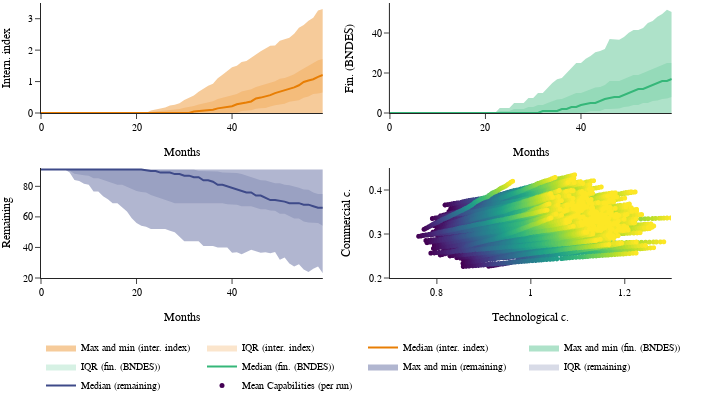

Notebook code for this chart:
### Markdown cell above
### for paper

### Code cell
fig = make_subplots(rows=2, cols=2,specs=[[{"secondary_y": False}, {"secondary_y": False}],
                           [{"secondary_y": False}, {"secondary_y": True}]],
                                       horizontal_spacing=0.1,
                    vertical_spacing=0.2)



dataFrame1 = endDFsums.loc[endDFsums['rs_t'] == 0]
dataFrame1b = endDF.loc[endDF['rs_t'] == 0]
y_variable_to_show1 = 'ii_t_add'
x_variable_to_show1 = list(dataFrame1.groupby(['time_t'], as_index=False).max()['time_t'])
x_variable_to_show1_rev = list(dataFrame1.groupby(['time_t'], as_index=False).max()['time_t'][ : : -1])


y11_upper=      dataFrame1.groupby(['time_t'],as_index=False)[y_variable_to_show1].quantile(.75)[y_variable_to_show1]
y11_median=list(dataFrame1.groupby(['time_t'],as_index=False)[y_variable_to_show1].quantile(.5) [y_variable_to_show1])
y11_bottom=     dataFrame1.groupby(['time_t'],as_index=False)[y_variable_to_show1].quantile(.25)[y_variable_to_show1]
y11_bottom=y11_bottom[: : -1]

y11_max=   list(y11_upper +1.5*(y11_upper-y11_bottom)) #this removes outliers
y11_min=   list(y11_bottom-1.5*(y11_upper-y11_bottom))
c=[]
for i in range(60):
    c.append(min(y11_max[i], list(dataFrame1.groupby(['time_t'],as_index=False)[y_variable_to_show1].max()[y_variable_to_show1])[i]))
d=[]
for i in range(60):
    d.append(max(y11_min[i], list(dataFrame1.groupby(['time_t'],as_index=False)[y_variable_to_show1].min()[y_variable_to_show1])[i]))
y11_max=c
y11_min=d
y11_min=y11_min[ : : -1]

"""
"""

dataFrame2 = endDFsums.loc[endDFsums['rs_t'] == 0]
dataFrame2b = endDF.loc[endDF['rs_t'] == 0]
y_variable_to_show2 = 'proj_fin_BNDES_t'
x_variable_to_show2 = list(dataFrame2.groupby(['time_t'], as_index=False).max()['time_t'])
x_variable_to_show2_rev = list(dataFrame2.groupby(['time_t'], as_index=False).max()['time_t'][ : : -1])

y12_upper=      dataFrame2.groupby(['time_t'],as_index=False)[y_variable_to_show2].quantile(.75)[y_variable_to_show2]
y12_median=list(dataFrame2.groupby(['time_t'],as_index=False)[y_variable_to_show2].quantile(.5) [y_variable_to_show2])
y12_bottom=     dataFrame2.groupby(['time_t'],as_index=False)[y_variable_to_show2].quantile(.25)[y_variable_to_show2]
y12_bottom=y12_bottom[: : -1]

y12_max=   list(y12_upper +1.5*(y12_upper-y12_bottom)) #this removes outliers
y12_min=   list(y12_bottom-1.5*(y12_upper-y12_bottom))
c=[]
for i in range(60):
    c.append(min(y12_max[i], list(dataFrame2.groupby(['time_t'],as_index=False)[y_variable_to_show2].max()[y_variable_to_show2])[i]))
d=[]
for i in range(60):
    d.append(max(y12_min[i], list(dataFrame2.groupby(['time_t'],as_index=False)[y_variable_to_show2].min()[y_variable_to_show2])[i]))
y12_max=c
y12_min=d
y12_min=y12_min[ : : -1]

"""
"""

dataFrame3 = endDFsums.loc[endDFsums['rs_t'] == 0]
dataFrame3b = endDF.loc[endDF['rs_t'] == 0]
y_variable_to_show3 = 'proj_remain_t'

x_variable_to_show3 =     list(dataFrame3.groupby(['time_t'], as_index=False).max()['time_t'])
x_variable_to_show3_rev = list(dataFrame3.groupby(['time_t'], as_index=False).max()['time_t'][ : : -1])

y21_upper=      dataFrame3.groupby(['time_t'],as_index=False)[y_variable_to_show3].quantile(.75)[y_variable_to_show3]
y21_median=list(dataFrame3.groupby(['time_t'],as_index=False)[y_variable_to_show3].quantile(.5) [y_variable_to_show3])
y21_bottom=     dataFrame3.groupby(['time_t'],as_index=False)[y_variable_to_show3].quantile(.25)[y_variable_to_show3]
y21_bottom=y21_bottom[: : -1]

y21_max=   list(y21_upper +1.5*(y21_upper-y21_bottom)) #this removes outliers
y21_min=   list(y21_bottom-1.5*(y21_upper-y21_bottom))
c=[]
for i in range(60):
    c.append(min(y21_max[i], list(dataFrame3.groupby(['time_t'],as_index=False)[y_variable_to_show3].max()[y_variable_to_show3])[i]))
d=[]
for i in range(60):
    d.append(max(y21_min[i], list(dataFrame3.groupby(['time_t'],as_index=False)[y_variable_to_show3].min()[y_variable_to_show3])[i]))
y21_max=c
y21_min=d
y21_min=y21_min[ : : -1]

"""
"""

dataFrame4 = endDF.loc[endDF['rs_t'] == 0].groupby(['time_t', 'SIM_t'], as_index=False).mean()
x_variable_to_show4 = 'tc_t'
y_variable_to_show4 = 'cc_t'

'''
'''

fig.add_trace(go.Scatter(name="Max and min (inter. index)", x=x_variable_to_show1 + x_variable_to_show1_rev,
                         y=list(y11_max)+list(y11_min), fill='toself', fillcolor='rgba(232,126,4,0.4)',      line_color='rgba(255,255,255,0)'),
             secondary_y=False, row=1, col=1)
fig.add_trace(go.Scatter(name="IQR (inter. index)", x=x_variable_to_show1 + x_variable_to_show1_rev,
                         y=list(y11_upper)+list(y11_bottom), fill='toself', fillcolor='rgba(232,126,4,0.2)', line_color='rgba(255,255,255,0)'),
             secondary_y=False, row=1, col=1)
fig.add_trace(go.Scatter(name="Median (inter. index)", x=x_variable_to_show1, y=y11_median,
                    marker=dict(color="rgba(232,126,4,1)")), secondary_y=False, row=1, col=1)

"""
above: row 1 col 1
below: row 1 col 2
"""

fig.add_trace(go.Scatter(name="Max and min (fin. (BNDES))", x=x_variable_to_show2 + x_variable_to_show2_rev,
                         y=list(y12_max)+list(y12_min), fill='toself', fillcolor='rgba(53,183,121,0.4)',      line_color='rgba(255,255,255,0)'),
             secondary_y=False, row=1, col=2)
fig.add_trace(go.Scatter(name="IQR (fin. (BNDES))", x=x_variable_to_show2 + x_variable_to_show2_rev,
                         y=list(y12_upper)+list(y12_bottom), fill='toself', fillcolor='rgba(53,183,121,0.2)', line_color='rgba(255,255,255,0)'),
             secondary_y=False, row=1, col=2)
fig.add_trace(go.Scatter(name="Median (fin. (BNDES))", x=x_variable_to_show2, y=y12_median,
                    marker=dict(color='rgba(53,183,121,1)')), secondary_y=False, row=1, col=2)

'''
below: row 2 col 1
'''

fig.add_trace(go.Scatter(name="Max and min (remaining)", x=x_variable_to_show3 + x_variable_to_show3_rev,
                         y=list(y21_max)+list(y21_min), fill='toself', fillcolor='rgba(62,74,137,0.4)',      line_color='rgba(255,255,255,0)'),
             secondary_y=False, row=2, col=1)
fig.add_trace(go.Scatter(name="IQR (remaining)", x=x_variable_to_show3 + x_variable_to_show3_rev,
                         y=list(y21_upper)+list(y21_bottom), fill='toself', fillcolor='rgba(62,74,137,0.2)', line_color='rgba(255,255,255,0)'),
             secondary_y=False, row=2, col=1)
fig.add_trace(go.Scatter(name="Median (remaining)", x=x_variable_to_show3, y=y21_median,
                    marker=dict(color="rgba(62,74,137,1)")), secondary_y=False, row=2, col=1)

'''
below: row 2 col 2
'''
fig.add_trace(go.Scattergl(name="Mean Capabilities (per run)", x=list(dataFrame4[x_variable_to_show4]),
           y=list(dataFrame4[y_variable_to_show4]), mode='markers', marker=dict(
           color=list(dataFrame4['time_t']), colorscale='Viridis', size=5)),row=2, col=2)

'''
'''

fig.update_layout(margin=dict(t=3, l=0, r=0, b=30))
# Change the bar mode
fig.update_yaxes(automargin=True)
fig.update_xaxes(automargin=True)
fig.update_layout(barmode='overlay', template="simple_white")

# Update yaxis properties

fig.update_yaxes(range=[0, 3.5],   row=1, col=1, title_text='Intern. index')
fig.update_yaxes(range=[0, 55],    row=1, col=2, title_text='Fin. (BNDES)')
fig.update_yaxes(range=[20, 92],   row=2, col=1, title_text='Remaining')
fig.update_yaxes(range=[0.2,0.45], row=2, col=2, title_text="Commercial c.")

#update x axis, properties

fig.update_xaxes(title_text="Months", row=1, col=1)
fig.update_xaxes(title_text="Months", row=1, col=2)
fig.update_xaxes(title_text="Months", row=2, col=1)
fig.update_xaxes(range=[0.7,1.3], title_text="Technological c.", row=2, col=2)

fig.update_layout(legend=dict(y=-0.3,orientation="h"))
font_size=10
for i in fig['layout']['annotations']:
    i['font'] = dict(size=font_size,color='Black')
fig.update_layout(font=dict(family='Calibri', size=font_size, color='Black'))

fig.update_layout(autosize=False,width=712.006717,height=400.4723666,legend=dict(y=-0.2,orientation="h"))
fig.write_image("Responsivity Evil - Zero.png")
fig.show()

### Figure 1 — Plotly figure (JSON) as saved in the notebook; plotly's stock layout.template omitted (floating-point values rounded to 4 significant figures; data arrays with more than 128 entries replaced by an {"elided": "..."} marker saying what was removed)
{"data": [{"fill": "toself", "fillcolor": "rgba(232,126,4,0.4)", "line": {"color": "rgba(255,255,255,0)"}, "name": "Max and min (inter. index)", "type": "scatter", "x": [0, 1, 2, 3, 4, 5, 6, 7, 8, 9, 10, 11, 12, 13, 14, 15, 16, 17, 18, 19, 20, 21, 22, 23, 24, 25, 26, 27, 28, 29, 30, 31, 32, 33, 34, 35, 36, 37, 38, 39, 40, 41, 42, 43, 44, 45, 46, 47, 48, 49, 50, 51, 52, 53, 54, 55, 56, 57, 58, 59, 59, 58, 57, 56, 55, 54, 53, 52, 51, 50, 49, 48, 47, 46, 45, 44, 43, 42, 41, 40, 39, 38, 37, 36, 35, 34, 33, 32, 31, 30, 29, 28, 27, 26, 25, 24, 23, 22, 21, 20, 19, 18, 17, 16, 15, 14, 13, 12, 11, 10, 9, 8, 7, 6, 5, 4, 3, 2, 1, 0], "xaxis": "x", "y": [0, 0, 0, 0, 0, 0, 0, 0, 0, 0, 0, 0, 0, 0, 0, 0, 0, 0, 0, 0, 0, 0, 0, 0.07831, 0.1208, 0.1402, 0.1779, 0.2357, 0.2589, 0.3132, 0.4116, 0.4713, 0.5558, 0.6765, 0.7729, 0.8642, 0.9345, 1.108, 1.22, 1.324, 1.454, 1.503, 1.623, 1.658, 1.747, 1.859, 1.962, 2.057, 2.141, 2.148, 2.299, 2.349, 2.396, 2.518, 2.715, 2.799, 2.938, 3.027, 3.258, 3.313, 0, 0, 0, 0, 0, 0, 0, 0, 0, 0, 0, 0, 0, 0, 0, 0, 0, 0, 0, 0, 0, 0, 0, 0, 0, 0, 0, 0, 0, 0, 0, 0, 0, 0, 0, 0, 0, 0, 0, 0, 0, 0, 0, 0, 0, 0, 0, 0, 0, 0, 0, 0, 0, 0, 0, 0, 0, 0, 0, 0], "yaxis": "y"}, {"fill": "toself", "fillcolor": "rgba(232,126,4,0.2)", "line": {"color": "rgba(255,255,255,0)"}, "name": "IQR (inter. index)", "type": "scatter", "x": [0, 1, 2, 3, 4, 5, 6, 7, 8, 9, 10, 11, 12, 13, 14, 15, 16, 17, 18, 19, 20, 21, 22, 23, 24, 25, 26, 27, 28, 29, 30, 31, 32, 33, 34, 35, 36, 37, 38, 39, 40, 41, 42, 43, 44, 45, 46, 47, 48, 49, 50, 51, 52, 53, 54, 55, 56, 57, 58, 59, 59, 58, 57, 56, 55, 54, 53, 52, 51, 50, 49, 48, 47, 46, 45, 44, 43, 42, 41, 40, 39, 38, 37, 36, 35, 34, 33, 32, 31, 30, 29, 28, 27, 26, 25, 24, 23, 22, 21, 20, 19, 18, 17, 16, 15, 14, 13, 12, 11, 10, 9, 8, 7, 6, 5, 4, 3, 2, 1, 0], "xaxis": "x", "y": [0, 0, 0, 0, 0, 0, 0, 0, 0, 0, 0, 0, 0, 0, 0, 0, 0, 0, 0, 0, 0, 0, 0, 0.03132, 0.04831, 0.05606, 0.07117, 0.09426, 0.1036, 0.1253, 0.1646, 0.1885, 0.2223, 0.2706, 0.3092, 0.3457, 0.3738, 0.4432, 0.4878, 0.5298, 0.5814, 0.608, 0.6863, 0.7085, 0.7528, 0.8272, 0.8747, 0.9196, 0.9795, 1.008, 1.086, 1.115, 1.172, 1.237, 1.33, 1.411, 1.491, 1.575, 1.678, 1.716, 0.6523, 0.624, 0.6077, 0.5265, 0.4852, 0.4067, 0.3825, 0.3566, 0.2922, 0.2773, 0.2478, 0.2051, 0.1611, 0.1501, 0.1392, 0.09012, 0.07565, 0.06191, 0.01114, 0, 0, 0, 0, 0, 0, 0, 0, 0, 0, 0, 0, 0, 0, 0, 0, 0, 0, 0, 0, 0, 0, 0, 0, 0, 0, 0, 0, 0, 0, 0, 0, 0, 0, 0, 0, 0, 0, 0, 0, 0], "yaxis": "y"}, {"marker": {"color": "rgba(232,126,4,1)"}, "name": "Median (inter. index)", "type": "scatter", "x": [0, 1, 2, 3, 4, 5, 6, 7, 8, 9, 10, 11, 12, 13, 14, 15, 16, 17, 18, 19, 20, 21, 22, 23, 24, 25, 26, 27, 28, 29, 30, 31, 32, 33, 34, 35, 36, 37, 38, 39, 40, 41, 42, 43, 44, 45, 46, 47, 48, 49, 50, 51, 52, 53, 54, 55, 56, 57, 58, 59], "xaxis": "x", "y": [0, 0, 0, 0, 0, 0, 0, 0, 0, 0, 0, 0, 0, 0, 0, 0, 0, 0, 0, 0, 0, 0, 0, 0, 0, 0, 0, 0, 0, 0, 0, 0, 0.04682, 0.05716, 0.07498, 0.07806, 0.1047, 0.1471, 0.1707, 0.1736, 0.2147, 0.2765, 0.2936, 0.3328, 0.3679, 0.465, 0.49, 0.5259, 0.5681, 0.6319, 0.6757, 0.7284, 0.784, 0.8153, 0.8823, 0.9864, 1.033, 1.076, 1.148, 1.209], "yaxis": "y"}, {"fill": "toself", "fillcolor": "rgba(53,183,121,0.4)", "line": {"color": "rgba(255,255,255,0)"}, "name": "Max and min (fin. (BNDES))", "type": "scatter", "x": [0, 1, 2, 3, 4, 5, 6, 7, 8, 9, 10, 11, 12, 13, 14, 15, 16, 17, 18, 19, 20, 21, 22, 23, 24, 25, 26, 27, 28, 29, 30, 31, 32, 33, 34, 35, 36, 37, 38, 39, 40, 41, 42, 43, 44, 45, 46, 47, 48, 49, 50, 51, 52, 53, 54, 55, 56, 57, 58, 59, 59, 58, 57, 56, 55, 54, 53, 52, 51, 50, 49, 48, 47, 46, 45, 44, 43, 42, 41, 40, 39, 38, 37, 36, 35, 34, 33, 32, 31, 30, 29, 28, 27, 26, 25, 24, 23, 22, 21, 20, 19, 18, 17, 16, 15, 14, 13, 12, 11, 10, 9, 8, 7, 6, 5, 4, 3, 2, 1, 0], "xaxis": "x2", "y": [0, 0, 0, 0, 0, 0, 0, 0, 0, 0, 0, 0, 0, 0, 0, 0, 0, 0, 0, 0, 0, 0, 0, 2.5, 2.5, 2.5, 5, 5, 5, 7.5, 7.5, 10, 10, 12.5, 15, 16.88, 17.5, 20, 22.5, 25, 25, 27.12, 28.5, 30.38, 31, 32, 37, 37, 36.62, 38, 40.12, 41.5, 41.5, 42.5, 45, 46, 48.12, 49.5, 51.62, 50.5, 0, 0, 0, 0, 0, 0, 0, 0, 0, 0, 0, 0, 0, 0, 0, 0, 0, 0, 0, 0, 0, 0, 0, 0, 0, 0, 0, 0, 0, 0, 0, 0, 0, 0, 0, 0, 0, 0, 0, 0, 0, 0, 0, 0, 0, 0, 0, 0, 0, 0, 0, 0, 0, 0, 0, 0, 0, 0, 0, 0], "yaxis": "y2"}, {"fill": "toself", "fillcolor": "rgba(53,183,121,0.2)", "line": {"color": "rgba(255,255,255,0)"}, "name": "IQR (fin. (BNDES))", "type": "scatter", "x": [0, 1, 2, 3, 4, 5, 6, 7, 8, 9, 10, 11, 12, 13, 14, 15, 16, 17, 18, 19, 20, 21, 22, 23, 24, 25, 26, 27, 28, 29, 30, 31, 32, 33, 34, 35, 36, 37, 38, 39, 40, 41, 42, 43, 44, 45, 46, 47, 48, 49, 50, 51, 52, 53, 54, 55, 56, 57, 58, 59, 59, 58, 57, 56, 55, 54, 53, 52, 51, 50, 49, 48, 47, 46, 45, 44, 43, 42, 41, 40, 39, 38, 37, 36, 35, 34, 33, 32, 31, 30, 29, 28, 27, 26, 25, 24, 23, 22, 21, 20, 19, 18, 17, 16, 15, 14, 13, 12, 11, 10, 9, 8, 7, 6, 5, 4, 3, 2, 1, 0], "xaxis": "x2", "y": [0, 0, 0, 0, 0, 0, 0, 0, 0, 0, 0, 0, 0, 0, 0, 0, 0, 0, 0, 0, 0, 0, 0, 1, 1, 1, 2, 2, 2, 3, 3, 4, 4, 5, 6, 6.75, 7, 8, 9, 10, 10, 11, 12, 12.75, 13, 14, 16, 16, 16, 17, 18, 19, 19, 20, 21, 22, 23, 24, 25, 25, 8, 7.25, 7, 6.25, 6, 5, 5, 4, 4, 3.25, 3, 2.25, 2, 2, 2, 1, 1, 1, 0.25, 0, 0, 0, 0, 0, 0, 0, 0, 0, 0, 0, 0, 0, 0, 0, 0, 0, 0, 0, 0, 0, 0, 0, 0, 0, 0, 0, 0, 0, 0, 0, 0, 0, 0, 0, 0, 0, 0, 0, 0, 0], "yaxis": "y2"}, {"marker": {"color": "rgba(53,183,121,1)"}, "name": "Median (fin. (BNDES))", "type": "scatter", "x": [0, 1, 2, 3, 4, 5, 6, 7, 8, 9, 10, 11, 12, 13, 14, 15, 16, 17, 18, 19, 20, 21, 22, 23, 24, 25, 26, 27, 28, 29, 30, 31, 32, 33, 34, 35, 36, 37, 38, 39, 40, 41, 42, 43, 44, 45, 46, 47, 48, 49, 50, 51, 52, 53, 54, 55, 56, 57, 58, 59], "xaxis": "x2", "y": [0, 0, 0, 0, 0, 0, 0, 0, 0, 0, 0, 0, 0, 0, 0, 0, 0, 0, 0, 0, 0, 0, 0, 0, 0, 0, 0, 0, 0, 0, 0, 0, 1, 1, 1, 1, 2, 2, 3, 3, 4, 4.5, 5, 5, 6, 7, 7.5, 8, 8, 9, 10, 11, 12, 12, 13, 14, 15, 16, 16, 17], "yaxis": "y2"}, {"fill": "toself", "fillcolor": "rgba(62,74,137,0.4)", "line": {"color": "rgba(255,255,255,0)"}, "name": "Max and min (remaining)", "type": "scatter", "x": [0, 1, 2, 3, 4, 5, 6, 7, 8, 9, 10, 11, 12, 13, 14, 15, 16, 17, 18, 19, 20, 21, 22, 23, 24, 25, 26, 27, 28, 29, 30, 31, 32, 33, 34, 35, 36, 37, 38, 39, 40, 41, 42, 43, 44, 45, 46, 47, 48, 49, 50, 51, 52, 53, 54, 55, 56, 57, 58, 59, 59, 58, 57, 56, 55, 54, 53, 52, 51, 50, 49, 48, 47, 46, 45, 44, 43, 42, 41, 40, 39, 38, 37, 36, 35, 34, 33, 32, 31, 30, 29, 28, 27, 26, 25, 24, 23, 22, 21, 20, 19, 18, 17, 16, 15, 14, 13, 12, 11, 10, 9, 8, 7, 6, 5, 4, 3, 2, 1, 0], "xaxis": "x3", "y": [91, 91, 91, 91, 91, 91, 91, 91, 91, 91, 91, 91, 91, 91, 91, 91, 91, 91, 91, 91, 91, 91, 91, 91, 91, 91, 91, 91, 91, 91, 91, 91, 91, 91, 91, 91, 91, 91, 91, 91, 91, 91, 91, 91, 91, 91, 91, 91, 91, 91, 91, 91, 91, 91, 91, 91, 91, 91, 91, 91, 23.12, 27.5, 26, 24, 25.5, 29, 27.5, 29.5, 33.5, 32, 37, 36.12, 36.88, 36.5, 37.5, 38.5, 37, 35.5, 36.88, 36.5, 40, 40, 40, 41, 41, 41, 44, 44, 44, 44, 47, 50, 51, 52, 52, 52, 52, 53.5, 54.12, 56, 59.12, 63.5, 66, 69, 69, 71.62, 73.5, 76.62, 76.62, 81, 81.62, 83.5, 84.12, 89.12, 91, 91, 91, 91, 91, 91], "yaxis": "y3"}, {"fill": "toself", "fillcolor": "rgba(62,74,137,0.2)", "line": {"color": "rgba(255,255,255,0)"}, "name": "IQR (remaining)", "type": "scatter", "x": [0, 1, 2, 3, 4, 5, 6, 7, 8, 9, 10, 11, 12, 13, 14, 15, 16, 17, 18, 19, 20, 21, 22, 23, 24, 25, 26, 27, 28, 29, 30, 31, 32, 33, 34, 35, 36, 37, 38, 39, 40, 41, 42, 43, 44, 45, 46, 47, 48, 49, 50, 51, 52, 53, 54, 55, 56, 57, 58, 59, 59, 58, 57, 56, 55, 54, 53, 52, 51, 50, 49, 48, 47, 46, 45, 44, 43, 42, 41, 40, 39, 38, 37, 36, 35, 34, 33, 32, 31, 30, 29, 28, 27, 26, 25, 24, 23, 22, 21, 20, 19, 18, 17, 16, 15, 14, 13, 12, 11, 10, 9, 8, 7, 6, 5, 4, 3, 2, 1, 0], "xaxis": "x3", "y": [91, 91, 91, 91, 91, 91, 91, 91, 91, 91, 91, 91, 91, 91, 91, 91, 91, 91, 91, 91, 91, 91, 91, 91, 91, 91, 91, 91, 91, 91, 91, 91, 91, 90, 90, 90, 90, 89.75, 89, 89, 89, 88.75, 88, 87, 86, 85, 84, 83.75, 83, 82, 82, 81, 80.75, 80, 79, 78, 77.75, 76, 75, 75, 54.25, 56, 56, 56.25, 57, 59, 59, 60.25, 62, 62, 64, 64.25, 65, 65, 66, 67, 67, 67, 68, 68, 68.25, 69, 69, 69, 69, 69, 69, 69, 69, 69, 69, 69, 70, 71, 72, 73.25, 74.25, 76, 76.25, 77, 78.25, 80, 81, 81, 82, 83.25, 84, 85.25, 85.25, 87, 87.25, 88, 88.25, 90.25, 91, 91, 91, 91, 91, 91], "yaxis": "y3"}, {"marker": {"color": "rgba(62,74,137,1)"}, "name": "Median (remaining)", "type": "scatter", "x": [0, 1, 2, 3, 4, 5, 6, 7, 8, 9, 10, 11, 12, 13, 14, 15, 16, 17, 18, 19, 20, 21, 22, 23, 24, 25, 26, 27, 28, 29, 30, 31, 32, 33, 34, 35, 36, 37, 38, 39, 40, 41, 42, 43, 44, 45, 46, 47, 48, 49, 50, 51, 52, 53, 54, 55, 56, 57, 58, 59], "xaxis": "x3", "y": [91, 91, 91, 91, 91, 91, 91, 91, 91, 91, 91, 91, 91, 91, 91, 91, 91, 91, 91, 91, 91, 91, 90.5, 90, 90, 89, 89, 89, 88, 88, 87, 87, 86, 86, 84, 84, 83, 81, 81, 80, 79, 78, 77, 76, 76, 74, 74, 72.5, 71, 71, 70.5, 70, 69, 69, 69, 68, 68, 67, 66, 66], "yaxis": "y3"}, {"marker": {"color": {"elided": "15000 int values"}, "colorscale": [[0, "#440154"], [0.1111, "#482878"], [0.2222, "#3e4989"], [0.3333, "#31688e"], [0.4444, "#26828e"], [0.5556, "#1f9e89"], [0.6667, "#35b779"], [0.7778, "#6ece58"], [0.8889, "#b5de2b"], [1, "#fde725"]], "size": 5}, "mode": "markers", "name": "Mean Capabilities (per run)", "type": "scattergl", "x": {"elided": "15000 float values"}, "xaxis": "x4", "y": {"elided": "15000 float values"}, "yaxis": "y4"}], "layout": {"autosize": false, "barmode": "overlay", "font": {"color": "Black", "family": "Calibri", "size": 10}, "height": 400.5, "legend": {"orientation": "h", "x": 0, "y": -0.2}, "margin": {"b": 30, "l": 0, "r": 0, "t": 3}, "width": 712.0, "xaxis": {"anchor": "y", "automargin": true, "autorange": true, "domain": [0, 0.42], "range": [0, 59], "title": {"text": "Months"}, "type": "linear"}, "xaxis2": {"anchor": "y2", "automargin": true, "autorange": true, "domain": [0.52, 0.94], "range": [0, 59], "title": {"text": "Months"}, "type": "linear"}, "xaxis3": {"anchor": "y3", "automargin": true, "autorange": true, "domain": [0, 0.42], "range": [0, 59], "title": {"text": "Months"}, "type": "linear"}, "xaxis4": {"anchor": "y4", "automargin": true, "domain": [0.52, 0.94], "range": [0.7, 1.3], "title": {"text": "Technological c."}, "type": "linear"}, "yaxis": {"anchor": "x", "automargin": true, "domain": [0.6, 1], "range": [0, 3.5], "title": {"text": "Intern. index"}, "type": "linear"}, "yaxis2": {"anchor": "x2", "automargin": true, "domain": [0.6, 1], "range": [0, 55], "title": {"text": "Fin. (BNDES)"}, "type": "linear"}, "yaxis3": {"anchor": "x3", "automargin": true, "domain": [0, 0.4], "range": [20, 92], "title": {"text": "Remaining"}, "type": "linear"}, "yaxis4": {"anchor": "x4", "automargin": true, "domain": [0, 0.4], "range": [0.2, 0.45], "title": {"text": "Commercial c."}, "type": "linear"}, "yaxis5": {"anchor": "x4", "automargin": true, "overlaying": "y4", "range": [0.2, 0.45], "side": "right", "title": {"text": "Commercial c."}}}}
